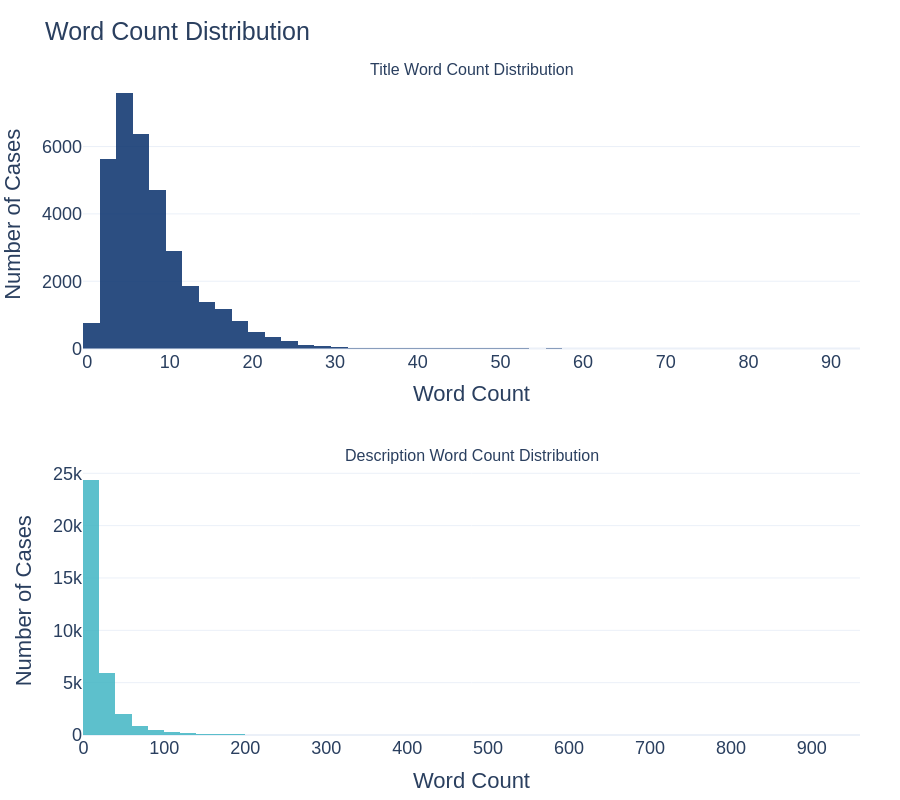

This figure's notebook cell:
### Markdown cell above
## 15. EDA — Word Count Histogram
Histograms are plotted for the word counts of titles and descriptions, with a special focus on low word count cases (thresholds of 3, 5, and 10 words). This analysis assesses the potential impact of short texts on model performance.

### Code cell
# =========================================================================================
# Word Count Distribution - Histogram Analysis (Better than Box Plots for Low Word Counts)
# ==========================================================================================

from plotly.subplots import make_subplots

# Ensure word count columns exist
if 'title_word_count' not in master_df.columns:
    master_df['title_word_count'] = master_df['TITLE'].astype(str).str.split().apply(len)
if 'description_word_count' not in master_df.columns:
    master_df['description_word_count'] = master_df['CASE_DESCRIPTION'].astype(str).str.split().apply(len)
if 'combined_word_count' not in master_df.columns:
    master_df['combined_word_count'] = (master_df['TITLE'].astype(str) + ' ' + master_df['CASE_DESCRIPTION'].astype(str)).str.split().apply(len)

fig = make_subplots(
    rows=2, cols=1,
    subplot_titles=('Title Word Count Distribution', 'Description Word Count Distribution'),
    vertical_spacing=0.18  # Increased spacing to prevent overlap
)

# Title word count histogram
fig.add_trace(go.Histogram(
    x=master_df['title_word_count'],
    nbinsx=50,
    marker_color='#08306b',
    name='Title',
    hovertemplate='Word Count: %{x}<br>Cases: %{y}<extra></extra>',
    opacity=0.85
), row=1, col=1)

# Description word count histogram
fig.add_trace(go.Histogram(
    x=master_df['description_word_count'],
    nbinsx=50,
    marker_color='#41b6c4',  # Different color for distinction
    name='Description',
    hovertemplate='Word Count: %{x}<br>Cases: %{y}<extra></extra>',
    opacity=0.85
), row=2, col=1)

fig.update_xaxes(title_text='Word Count', row=1, col=1)
fig.update_xaxes(title_text='Word Count', row=2, col=1)
fig.update_yaxes(title_text='Number of Cases', row=1, col=1)
fig.update_yaxes(title_text='Number of Cases', row=2, col=1)

fig.update_layout(
    title='Word Count Distribution',
    height=800,  # Increased height for clarity
    showlegend=False,
    template='plotly_white',
    font=dict(size=18, family='Arial'),
    margin=dict(l=80, r=40, t=80, b=60)
)
fig.show()

# Save high-res image to Results/_iteration_0 folder
fig.write_image(PATHS['results'] / 'Word Count Distribution.png', scale=6, engine='kaleido')
print(f"Saved high-res chart to: {PATHS['results'] / 'Word Count Distribution.png'}")

# Low word count analysis - potential model impact
thresholds = [3, 5, 10]
print("=" * 70)
print("LOW WORD COUNT ANALYSIS - Potential Impact on Model Performance")
print("=" * 70)

for t in thresholds:
    title_low = (master_df['title_word_count'] <= t).sum()
    desc_low = (master_df['description_word_count'] <= t).sum()
    combined_low = (master_df['combined_word_count'] <= t).sum()
    print(f"\n  Word count <= {t}:")
    print(f"    Titles:       {title_low:>6,} ({100*title_low/len(master_df):.4f}%)")
    print(f"    Descriptions: {desc_low:>6,} ({100*desc_low/len(master_df):.4f}%)")
    print(f"    Combined:     {combined_low:>6,} ({100*combined_low/len(master_df):.4f}%)")

print("\n" + "=" * 70)
print(f"Total records: {len(master_df):,}")
print("\nNote: Very short texts (<=5 words) provide limited semantic signal for BERT embeddings and may reduce classification accuracy.")

### Figure 1 — Plotly figure (JSON) as saved in the notebook; plotly's stock layout.template omitted (floating-point values rounded to 4 significant figures; data arrays with more than 128 entries replaced by an {"elided": "..."} marker saying what was removed)
{"data": [{"hovertemplate": "Word Count: %{x}<br>Cases: %{y}<extra></extra>", "marker": {"color": "#08306b"}, "name": "Title", "nbinsx": 50, "opacity": 0.85, "type": "histogram", "x": {"elided": "34576 int values"}, "xaxis": "x", "yaxis": "y"}, {"hovertemplate": "Word Count: %{x}<br>Cases: %{y}<extra></extra>", "marker": {"color": "#41b6c4"}, "name": "Description", "nbinsx": 50, "opacity": 0.85, "type": "histogram", "x": {"elided": "34576 int values"}, "xaxis": "x2", "yaxis": "y2"}], "layout": {"annotations": [{"font": {"size": 16}, "showarrow": false, "text": "Title Word Count Distribution", "x": 0.5, "xanchor": "center", "xref": "paper", "y": 1, "yanchor": "bottom", "yref": "paper"}, {"font": {"size": 16}, "showarrow": false, "text": "Description Word Count Distribution", "x": 0.5, "xanchor": "center", "xref": "paper", "y": 0.41, "yanchor": "bottom", "yref": "paper"}], "font": {"family": "Arial", "size": 18}, "height": 800, "margin": {"b": 60, "l": 80, "r": 40, "t": 80}, "showlegend": false, "title": {"text": "Word Count Distribution"}, "xaxis": {"anchor": "y", "domain": [0, 1], "title": {"text": "Word Count"}}, "xaxis2": {"anchor": "y2", "domain": [0, 1], "title": {"text": "Word Count"}}, "yaxis": {"anchor": "x", "domain": [0.59, 1], "title": {"text": "Number of Cases"}}, "yaxis2": {"anchor": "x2", "domain": [0, 0.41], "title": {"text": "Number of Cases"}}}}
